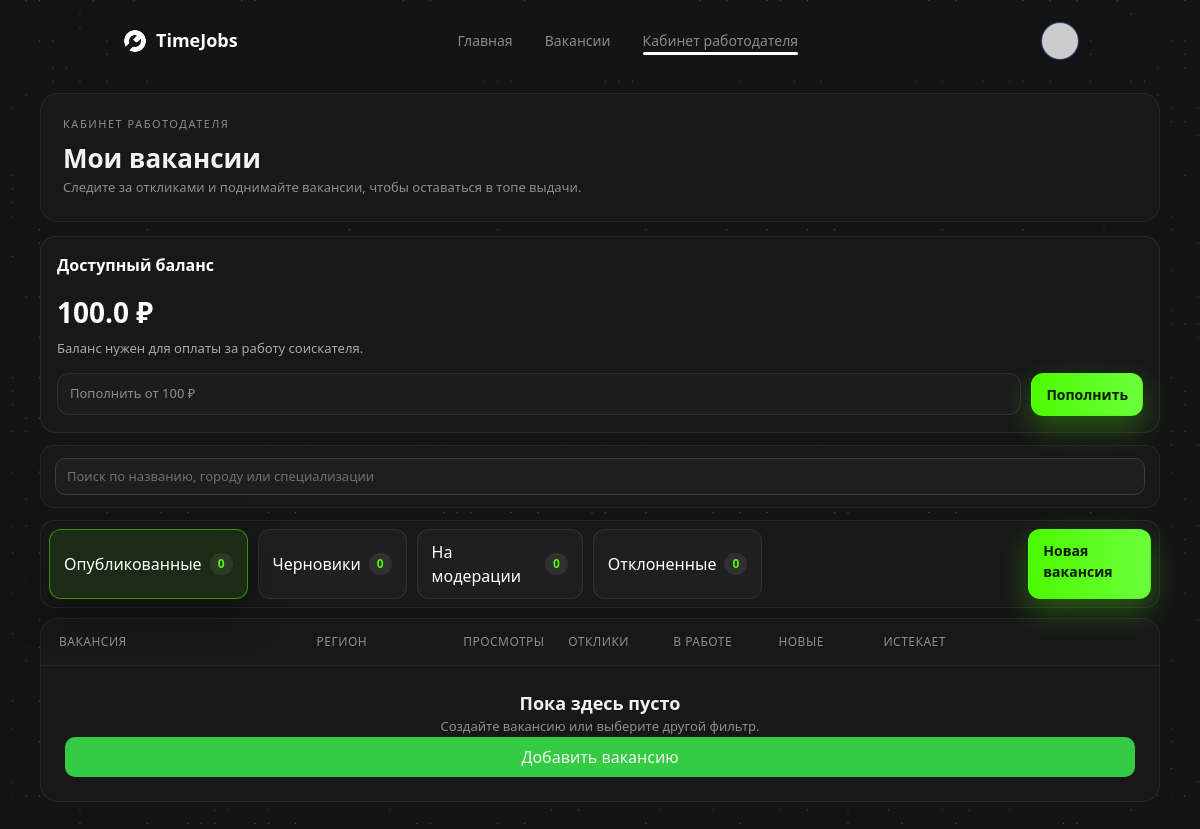
The page /manage (signed in) on the database as committed earlier.
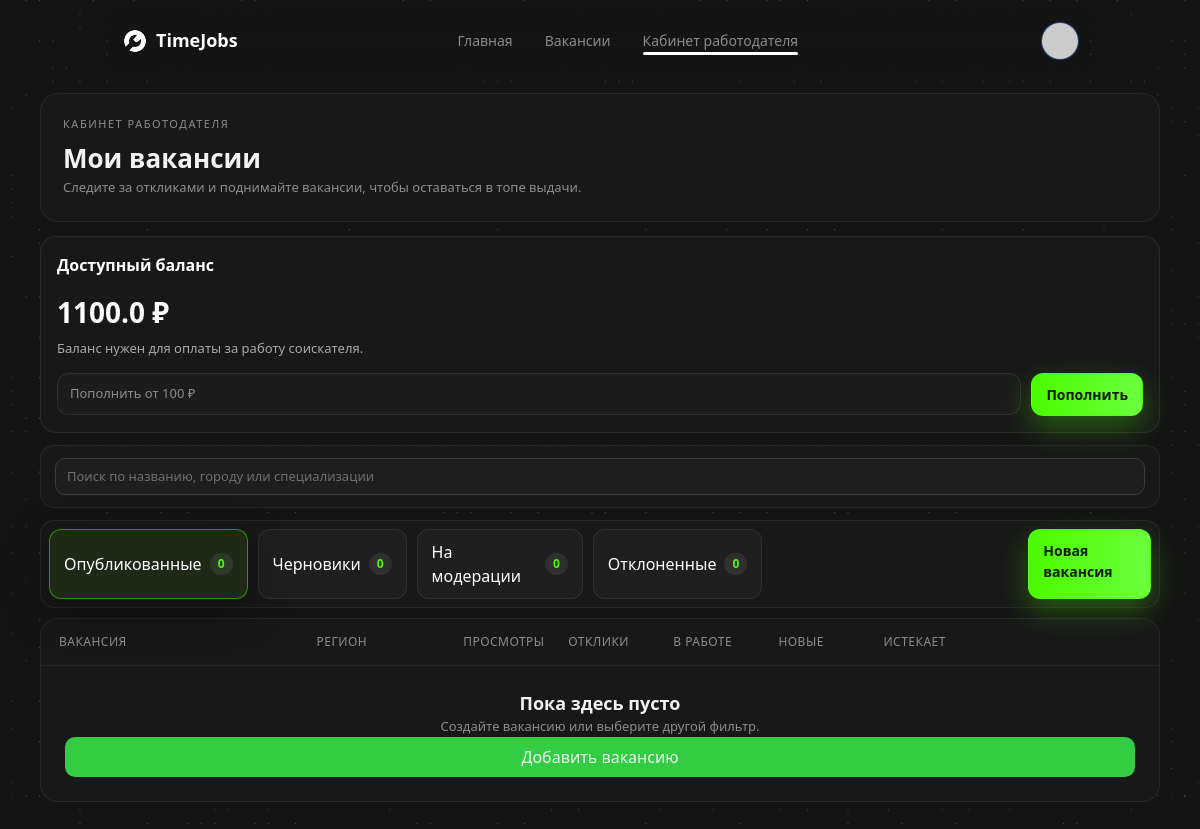
The same page on the database as committed later.
### app.py (models this page shows)
class User(db.Model, UserMixin):
    id = db.Column(db.Integer, primary_key=True)
    name = db.Column(db.String(120), nullable=False)
    first_name = db.Column(db.String(120))
    last_name = db.Column(db.String(120))
    middle_name = db.Column(db.String(120))
    gender = db.Column(db.String(20))
    city = db.Column(db.String(120))
    birth_date = db.Column(db.Date)
    email = db.Column(db.String(120), unique=True, nullable=False)
    password_hash = db.Column(db.String(255), nullable=False)
    role = db.Column(db.String(20), default='worker')  # worker, employer, moderator
    phone = db.Column(db.String(50))
    education = db.Column(db.String(255))
    exp_years = db.Column(db.Integer, default=0)
    avatar_url = db.Column(db.String(255))
    deposit = db.Column(db.Float, default=0)
    rating = db.Column(db.Float, default=0)
    educations = db.relationship('WorkerEducation', backref='user', lazy=True, cascade='all, delete-orphan')
    experiences = db.relationship('WorkerExperience', backref='user', lazy=True, cascade='all, delete-orphan')
    skills = db.relationship('WorkerSkill', backref='user', lazy=True, cascade='all, delete-orphan')

### app.py (the view, shortened to what this page needs)
@app.route('/manage')
@login_required
def manage():
    search = request.args.get('search', '').strip()
    active_tab = request.args.get('tab', 'approved')
    if current_user.role not in ('employer', 'moderator'):
        flash('Something went wrong.', 'error')
        return redirect(url_for('index'))
    if current_user.role == 'employer':
        query = Job.query.filter_by(employer_id=current_user.id)
        jobs = query.order_by(Job.created_at.desc()).all()
    else:
        jobs = Job.query.filter_by(status='pending')                         .order_by(Job.created_at.desc()).all()
    status_tabs = [dict(tab) for tab in STATUS_TABS]
    status_groups = {tab['key']: [] for tab in status_tabs}
    if current_user.role == 'employer':
        for job in jobs:
            status_key = job.status if job.status in status_groups else 'pending'
            status_groups.setdefault(status_key, []).append(job)
        for tab in status_tabs:
            tab['count'] = len(status_groups.get(tab['key'], []))
        if active_tab not in status_groups:
            active_tab = 'approved'
        elif not status_groups.get(active_tab):
            for tab in status_tabs:
                if status_groups.get(tab['key']):
                    active_tab = tab['key']
                    break
    return render_template(
        'cabinet/manage.html',
        jobs=jobs,
        status_groups=status_groups if current_user.role == 'employer' else None,
        status_tabs=status_tabs if current_user.role == 'employer' else None,
        active_tab=active_tab if current_user.role == 'employer' else None,
        search=search if current_user.role == 'employer' else None,
    )

### app.py (called while the page is built)
@login_manager.user_loader
def load_user(user_id):
    return User.query.get(int(user_id))

@app.before_request
def _ensure_db_initialized():
    global _db_initialized
    if not _db_initialized:
        init_db()
        _db_initialized = True

### templates/cabinet/manage.html (shortened to what the changed rows need)
{% extends "base.html" %}
{% block content %}
<div class="profile-page">
    <div class="profile-inner">
        {% if current_user.role == 'employer' %}
        <div class="employer-hero glass-card">
            <div>
                <p class="eyebrow">Кабинет работодателя</p>
                <h1 class="text-18-600" style="font-size: 26px;">Мои вакансии</h1>
                <p class="profile-text" style="color: hsl(var(--twc-grey-400));">
                    Следите за откликами и поднимайте вакансии, чтобы оставаться в топе выдачи.
                </p>
            </div>
        </div>
        <div class="resume-grid" style="margin: 14px 0 0 0;">
            <div class="resume-card glass-card resume-card--deposit">
                <div class="resume-card__title">Доступный баланс</div>
                <div class="deposit-metric">
                    <div class="deposit-amount">{{ current_user.deposit or 0 }} ₽</div>
                    <div class="deposit-note">Баланс нужен для оплаты за работу соискателя.</div>
                </div>
                <form method="post" action="{{ url_for('worker_deposit') }}" class="deposit-form">
                    <input type="number" name="deposit_amount" min="100" step="100" placeholder="Пополнить от 100 ₽" class="deposit-input">
                    <button type="submit" class="resume-btn resume-btn--primary">Пополнить</button>
                </form>
            </div>
        </div>
        <form method="get" action="{{ url_for('manage') }}" class="employer-toolbar glass-card">
            <div class="employer-search">
                <input type="text"
                       name="search"
                       value="{{ search or '' }}"
                       placeholder="Поиск по названию, городу или специализации"
                       class="profile-input">
            </div>
        </form>
        {% if status_tabs %}
        <div class="employer-tabs glass-card">
            {% for tab in status_tabs %}
            <a href="{{ url_for('manage', tab=tab.key, search=search) }}"
               class="employer-tab{% if active_tab == tab.key %} is-active{% endif %}">
                <span>{{ tab.label }}</span>
                <span class="employer-tab__counter">{{ tab.count }}</span>
            </a>
            {% endfor %}
			<div class="employer-toolbar__actions">
						<a href="{{ url_for('post_job') }}" class="resume-btn resume-btn--primary" style="margin-left: 256px">Новая вакансия</a>
				</div>
        </div>
        {% endif %}
        {% set tab_jobs = status_groups.get(active_tab, []) if status_groups and active_tab else jobs %}
        <div class="employer-table glass-card">
            <div class="employer-table__head">
                <div class="col-title">Вакансия</div>
                <div class="col-city">Регион</div>
                <div class="col-num">Просмотры</div>
                <div class="col-num">Отклики</div>
                <div class="col-num">В работе</div>
                <div class="col-num">Новые</div>
                <div class="col-expire">Истекает</div>
            </div>
            {% if tab_jobs %}
                {% for job in tab_jobs %}
                <div class="employer-row">
                    <div class="col-title">
                        <div class="employer-row__title">{{ job.title }}</div>
                        <div class="employer-row__meta">
                            {{ job.city or 'Город не указан' }}
                            {% if job.specialization %} • {{ job.specialization }}{% endif %}
                        </div>
                        <div class="employer-row__tags">
                            <span class="employer-pill">{{ 'Почасовая' if job.pay_type == 'hourly' else 'Смена' }}</span>
                            <span class="employer-pill">{{ job.duration_days or 1 }} дн.</span>
                            {% if job.status == 'approved' %}
                                <span class="employer-status success">Активна</span>
                            {% elif job.status == 'pending' %}
                                <span class="employer-status waiting">На модерации</span>
                            {% elif job.status == 'draft' %}
                                <span class="employer-status muted">Черновик</span>
                            {% else %}
                                <span class="employer-status muted">Закрыта</span>
                            {% endif %}
                        </div>
                    </div>
                    <div class="col-city">{{ job.city or '—' }}</div>
                    <div class="col-num">{{ job.view_count or 0 }}</div>
                    <div class="col-num">{{ job.responses_total }}</div>
                    <div class="col-num">{{ job.responses_in_work }}</div>
                    <div class="col-num">{{ job.responses_new }}</div>
                    <div class="col-expire">
                        {% if job.expires_at %}{{ job.expires_at.strftime('%d.%m') }}{% else %}—{% endif %}
                    </div>
                    <div class="col-actions" style="gap:6px; flex-direction:column; align-items:flex-end;">
                        <div style="display:flex; gap:8px; flex-wrap:wrap; justify-content:flex-end;">
                            <a href="{{ url_for('vacancy_detail', job_id=job.id) }}"
                               class="employer-link">Карточка</a>
                            {% if job.status != 'draft' %}
                            <a href="{{ url_for('view_job_applications', job_id=job.id) }}"
                               class="employer-link">Отклики</a>
                            {% endif %}
                        </div>
                        {% if job.status == 'draft' %}
                        <form method="post" action="{{ url_for('change_job_status', job_id=job.id, action='publish') }}">
                            <button class="ra-button preset primary" style="padding: 6px 12px; font-size: 12px;">Опубликовать</button>
                        </form>
                        {% elif job.status == 'pending' %}
                        <form method="post" action="{{ url_for('change_job_status', job_id=job.id, action='draft') }}">
                            <button class="ra-button preset default" style="padding: 6px 12px; font-size: 12px;">В черновики</button>
                        </form>
                        {% elif job.status == 'approved' %}
                        <form method="post" action="{{ url_for('change_job_status', job_id=job.id, action='close') }}">
                            <button class="ra-button preset default" style="padding: 6px 12px; font-size: 12px; background: rgba(255,0,0,0.2); color: #ffbaba;">Закрыть</button>
                        </form>
                        {% endif %}
                    </div>
                </div>
                {% endfor %}
            {% else %}
                <div class="employer-empty">
                    <p class="text-18-600">Пока здесь пусто</p>
                    <p class="profile-text" style="color: hsl(var(--twc-grey-400));">
                        Создайте вакансию или выберите другой фильтр.
                    </p>
                    <a href="{{ url_for('post_job') }}" class="ra-button preset primary">Добавить вакансию</a>
                </div>
            {% endif %}
        </div>
        {% endif %}
    </div>
</div>
{% endblock %}

Rows that differ between the two databases and show on the page:
changed User: deposit "100.0" → "1100.0"
